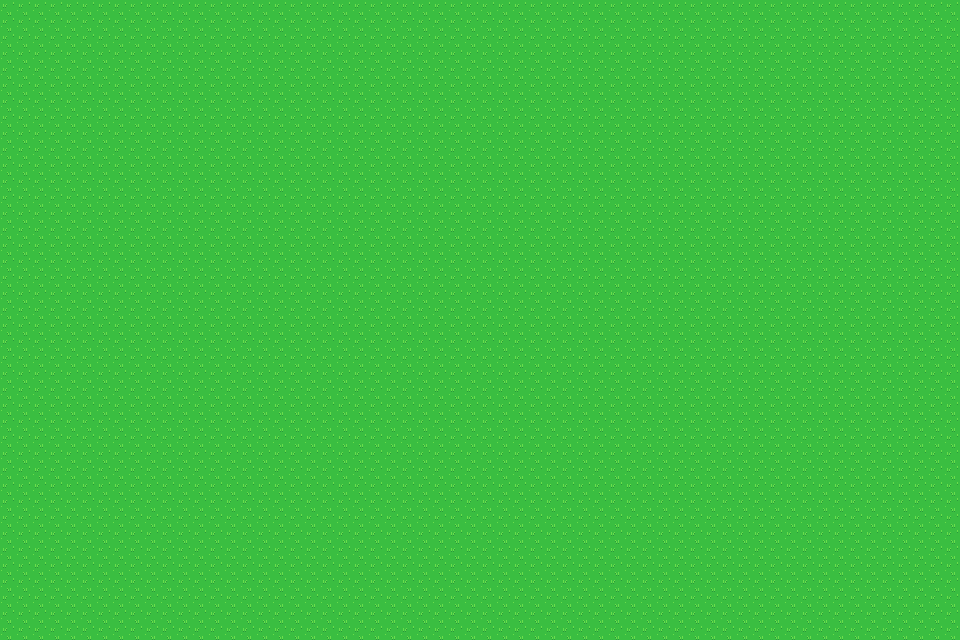

A level layout from a 2D game, rendered from its tile map. Below: a short description, then the map file with tile-grid data replaced by summaries:
An orthogonal 60x40 tile map with 16x16 px tiles, 3 tile layers (ground, walls, details) and 8 objects (start).

<map version="1.10" tiledversion="1.10.2" orientation="orthogonal" renderorder="right-down" width="60" height="40" tilewidth="16" tileheight="16" infinite="0" nextlayerid="6" nextobjectid="10">
  <tileset firstgid="1" name="ZeldaOverworld" tilewidth="16" tileheight="16">
    <image source="../gfx/Overworld.png" />
  </tileset>
  <layer id="1" name="ground" width="60" height="40">
    <data>[2400 cells, 2400 non-empty, 1 distinct tile ids]</data>
  </layer>
  <layer id="2" name="walls" width="60" height="40">
    <data>[2400 cells, 0 non-empty, 0 distinct tile ids]</data>
  </layer>
  <layer id="3" name="details" width="60" height="40">
    <data>[2400 cells, 0 non-empty, 0 distinct tile ids]</data>
  </layer>
  <objectgroup id="4" name="collision">
    <object id="1" x="0" y="0" width="960" height="16" />
    <object id="2" x="0" y="624" width="960" height="16" />
    <object id="3" x="0" y="0" width="16" height="640" />
    <object id="4" x="944" y="0" width="16" height="640" />
    <object id="5" x="160" y="160" width="128" height="32" />
    <object id="6" x="352" y="320" width="48" height="96" />
    <object id="7" x="640" y="128" width="160" height="48" />
  </objectgroup>
  <objectgroup id="5" name="spawns">
    <object id="8" name="start" x="80" y="80" width="16" height="16">
      <properties><property name="type" value="playerSpawn" /></properties>
    </object>
  </objectgroup>
</map>
